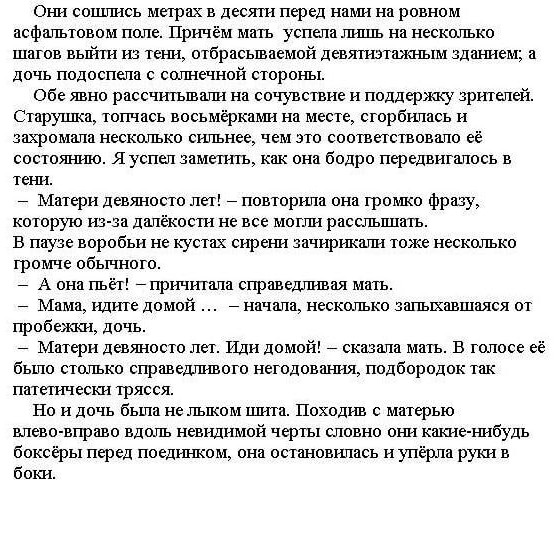
#> input picture text.jpg, 559 x 558 px, found by its file name
$ python text_from_image_to_file.py
#> lines starting #> are read from the running program, lines starting #| are printed output that depends on the picture; after the words box and inside, x2 and y2 are one past the last pixel; in counts of white or black regions, pixels touching at a corner belong together
import cv2
import pytesseract

img = cv2.imread("images/text.jpg")
#> img is the input picture: shape (558, 559, 3); min 0, max 255, mean 224.6
imgray = cv2.cvtColor(img, cv2.COLOR_BGR2GRAY)
ret, thresh = cv2.threshold(imgray, 0, 255, cv2.THRESH_OTSU | cv2.THRESH_BINARY_INV)
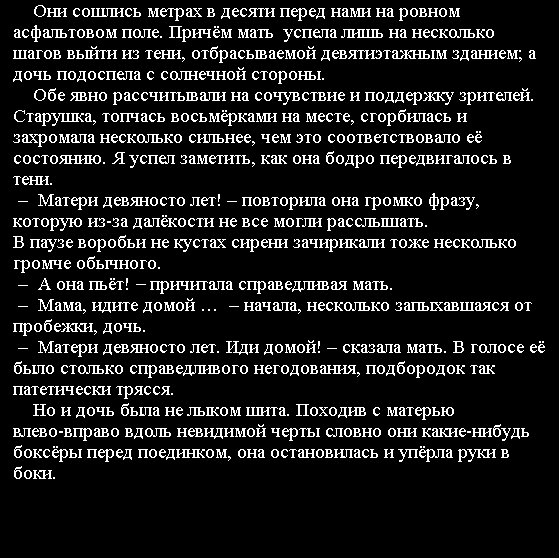
#> thresh: shape (558, 559); 11% white in thin lines or dots, all inside (x1, y1, x2, y2) = (13, 5, 545, 479)
#> ret = 129
rect_kernel = cv2.getStructuringElement(cv2.MORPH_RECT, (18, 18))
dilation = cv2.dilate(thresh, rect_kernel, iterations=1)
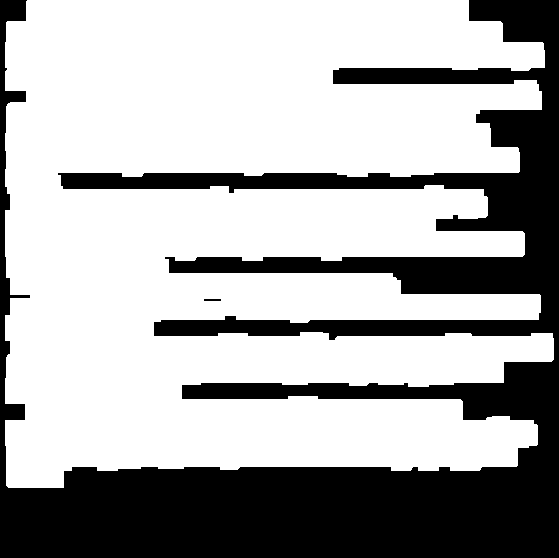
#> dilation: shape (558, 559); 67.2% white; 2 black regions
contours, hierarchy = cv2.findContours(dilation, cv2.RETR_EXTERNAL, cv2.CHAIN_APPROX_NONE)
#> contours = 1 contour; box (x1, y1, x2, y2) and area: (5, 0, 554, 488) 206642
im2 = img.copy()

file = open('res.txt', 'w+')
file.write("")
file.close()

for cnt in contours:
    x, y, w, h = cv2.boundingRect(cnt)
    rect = cv2.rectangle(im2, (x,y), (x+w, y+h), (0, 255, 0), 2)
    cropped = im2[y:y + h, x:x + w]
    file = open('res.txt', 'a')
#> (the run stopped early here; a loop or call above may not have finished)

$ run again, with profile.jpg copied over text.jpg
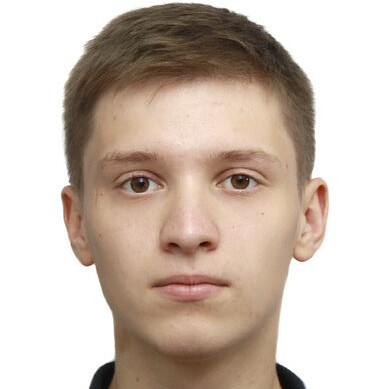
#> input picture profile.jpg, 389 x 389 px, found by its file name
#> img is the input picture: shape (389, 389, 3); mean B, G, R 177.6, 188.8, 203.7
#> `ret, thresh = cv2.threshold(imgray, 0, 255, cv2.THRESH_OTSU | cv2.THRE..`:
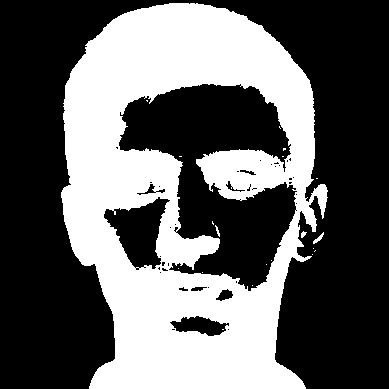
#> thresh: shape (389, 389); 38.6% white; 20 white regions (16 under 20 px), largest, box (x1, y1, x2, y2) and area: (61, 3, 328, 389) 58301, (313, 232, 324, 244) 45, (301, 231, 307, 238) 25, (215, 225, 220, 237) 24
#> ret = 177
#> dilation: shape (389, 389); 54.3% white; 5 black regions
#> contours = 1 contour; box (x1, y1, x2, y2) and area: (53, 0, 337, 389) 91329
